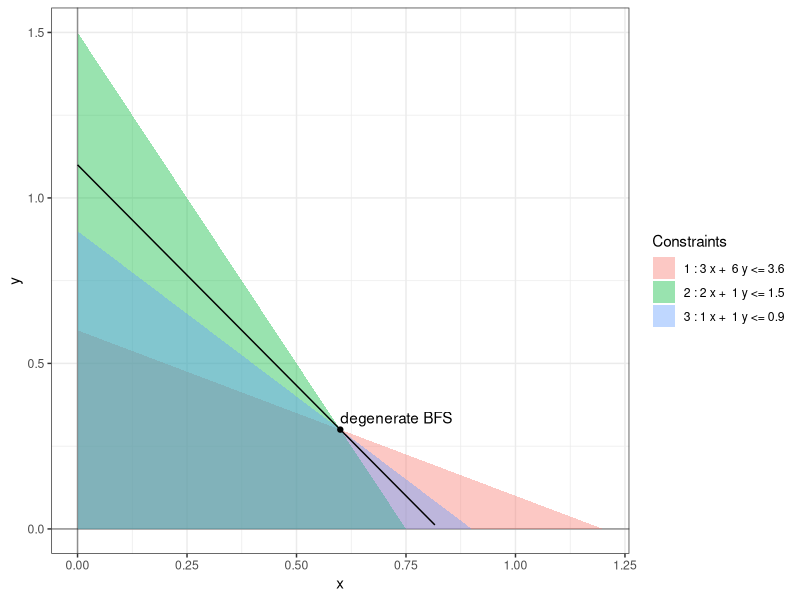

Reproduce this figure in R.
library(ggplot2)

b <- c(3.6, 1.5, 0.9)
A <- matrix(c(3, 6, 2, 1, 1, 1), nrow = 3, byrow = TRUE)
labels <- c(
  paste(1, ":", A[1, 1], "x + ", A[1, 2], "y <=", b[1], sep = " "),
  paste(2, ":", A[2, 1], "x + ", A[2, 2], "y <=", b[2], sep = " "),
  paste(3, ":", A[3, 1], "x + ", A[3, 2], "y <=", b[3], sep = " ")
)

bond_portfolio_degenerate <- ggplot() +
  xlim(0, max(b / A[, 1])) +
  ylim(0, max(b / A[, 2])) +
  geom_vline(xintercept = c(0), alpha = 0.4) +
  geom_hline(yintercept = c(0), alpha = 0.4) +
  theme_bw() +
  geom_polygon(
    data = data.frame(
      x = c(0, 0, b[1] / A[1, 1]),
      y = c(0, b[1] / A[1, 2], 0)),
    aes(x = x, y = y, fill = labels[1]),
    inherit.aes = FALSE, alpha = 0.4) +
  geom_polygon(
    data = data.frame(
      x = c(0, 0, b[2] / A[2, 1]),
      y = c(0, b[2] / A[2, 2], 0)),
    aes(x = x, y = y, fill = labels[2]),
    inherit.aes = FALSE, alpha = 0.4) +
  geom_polygon(
    data = data.frame(
      x = c(0, 0, b[3] / A[3, 1]),
      y = c(0, b[3] / A[3, 2], 0)),
    aes(x = x, y = y, fill = labels[3]),
    inherit.aes = FALSE, alpha = 0.4) +
  guides(fill = guide_legend(title = "Constraints"))

bond_portfolio_degenerate_solution <- bond_portfolio_degenerate +
  geom_point(aes(x=0.6, y=0.3), color = "black") +
  geom_text(aes(x=0.6, y=0.3), label="degenerate BFS", vjust=-.5, hjust=0) +
  stat_function(fun = function(x) {(4*0.6 + 3*0.3 - 4*x)/3}, color = "black")

print(bond_portfolio_degenerate_solution)
